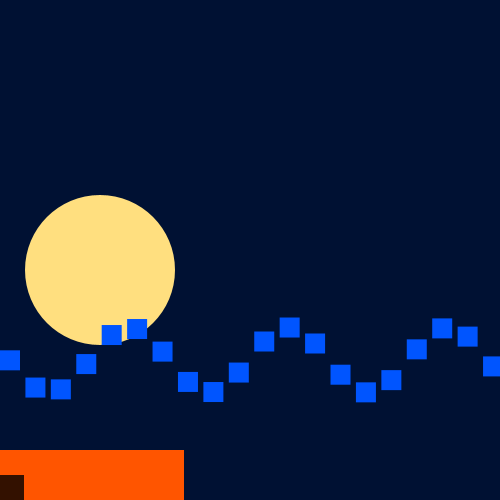
Frame 1 (no input)
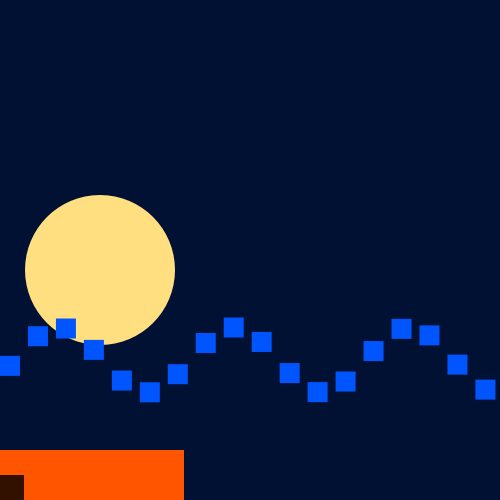
Frame 60 (the mouse pressed at the canvas centre just before this capture)
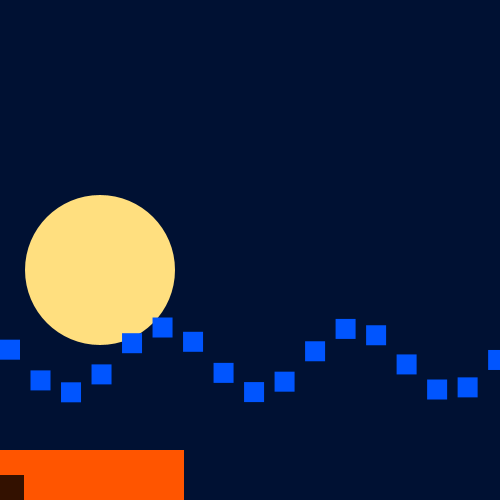
Frame 120 (the mouse held since frame 60 and released just before this capture)

The Processing sketch that drew these frames (run headless with seeded random() and noise(); from frame 60 on, the mouse is pressed at the canvas centre):

// Processing sketch: processing_122665
// ── processing_122665.pde

float counter =0;
float counter2 =0;
float step = 0;
void setup()
{
  size(500, 500);
  colorMode(HSB, 360, 100, 100);
}
void draw()

{
  background(220, 100, 20);
  translate(width/2, height/2);
  if (hour() > 0 && hour() < 7) 
  {
    fill(45, 50, 100);
    noStroke();
    ellipse(-150, 20, 150, 150);
  }
  else if (hour() >7 && hour() <12)
  {
    fill(50, 70, 100);
    noStroke();
    ellipse(-130, -50, 150, 150);
  }
  else if (hour() >12 && hour() <16.30)
  {
    fill(50, 100, 100);
    noStroke();
    ellipse(0, -150, 150, 150);
  }
  else if (hour() >16.30 && hour() <20)
  {
    fill(20, 100, 100);
    noStroke();
    ellipse(130, -100, 150, 150);
  }
  else if (hour() >20 && hour() <23.30)
  {
    fill(220, 60, 50);
    noStroke();
    ellipse(150, 0, 150, 150);
  }

  counter += 0.01;

  float step = map(second(), 0, 59, 0, 150);
  float step2 = map(minute(), 0, 59, 0, 40);
  float amplitude = map(50, -100, height, 10, 100);

  for (int i=0; i<20; i++)

  {
    if (hour() > 0 && hour() < 17.30) 
    {
      pushMatrix();
      translate(-250, 100);
      translate(i*step, sin(counter+i)*amplitude);
      fill(220, 100, 100);
      noStroke();
      rect(0, 0, 20, 20);
      popMatrix();
    }

    else if (hour() >17.30 && hour() <23.30)
    {
      pushMatrix();
      translate(-250, 100);
      translate(i*step, sin(counter+i)*amplitude);
      fill(220, 50, 50);
      noStroke();
      rect(0, 0, 20, 20);
      popMatrix();
    }
    if (hour() > 0 && hour() < 17.30) 
    {
      counter += 0.002;
    }
    else 
    {
      counter += 0;
    }
    {
      pushMatrix();
      int min2= minute()*8;
      fill(20, 100, 100);
      noStroke();
      translate(-250, 200);
      //rotate(radians(90));
      rect(0, 0, min2, 50);
      popMatrix();
    }
        {
      pushMatrix();
      int std2= hour()*8;
      fill(20, 100, 20);
      noStroke();
      translate(-250, 225);
      //rotate(radians(90));
      rect(0, 0, std2, 25);
      popMatrix();
    }
   }
}
